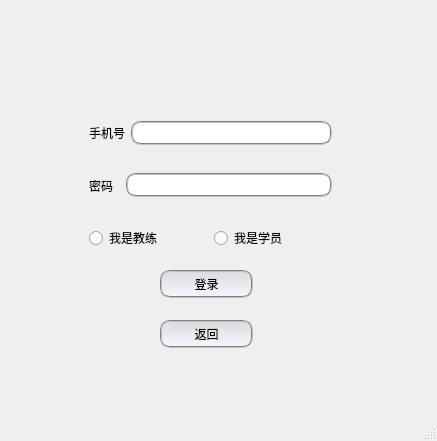
<?xml version="1.0" encoding="UTF-8"?>
<ui version="4.0">
 <class>login</class>
 <widget class="QMainWindow" name="login">
  <property name="geometry">
   <rect>
    <x>0</x>
    <y>0</y>
    <width>437</width>
    <height>441</height>
   </rect>
  </property>
  <property name="windowTitle">
   <string>MainWindow</string>
  </property>
  <property name="styleSheet">
   <string notr="true">#login{border-image: url(:/new/prefix1/20140912113059932.jpg.source.jpg);}
</string>
  </property>
  <widget class="QWidget" name="centralwidget">
   <widget class="QPushButton" name="pushButton">
    <property name="geometry">
     <rect>
      <x>160</x>
      <y>270</y>
      <width>93</width>
      <height>28</height>
     </rect>
    </property>
    <property name="styleSheet">
     <string notr="true">background-color: qlineargradient(x1: 0, y1: 0, x2: 0, y2: 1,  stop: 0 #dadbde, stop: 1 #f6f7fa);
border:2px groove gray;border-radius:10px;padding:2px 4px</string>
    </property>
    <property name="text">
     <string>登录</string>
    </property>
   </widget>
   <widget class="QPushButton" name="pushButton_2">
    <property name="geometry">
     <rect>
      <x>160</x>
      <y>320</y>
      <width>93</width>
      <height>28</height>
     </rect>
    </property>
    <property name="styleSheet">
     <string notr="true">background-color: qlineargradient(x1: 0, y1: 0, x2: 0, y2: 1,  stop: 0 #dadbde, stop: 1 #f6f7fa);
border:2px groove gray;border-radius:10px;padding:2px 4px</string>
    </property>
    <property name="text">
     <string>返回</string>
    </property>
   </widget>
   <widget class="QWidget" name="layoutWidget">
    <property name="geometry">
     <rect>
      <x>80</x>
      <y>110</y>
      <width>261</width>
      <height>151</height>
     </rect>
    </property>
    <layout class="QGridLayout" name="gridLayout">
     <item row="0" column="0">
      <widget class="QWidget" name="widget" native="true">
       <layout class="QHBoxLayout" name="horizontalLayout">
        <item>
         <widget class="QLabel" name="label">
          <property name="whatsThis">
           <string>&lt;html&gt;&lt;head/&gt;&lt;body&gt;&lt;p&gt;&lt;br/&gt;&lt;/p&gt;&lt;/body&gt;&lt;/html&gt;</string>
          </property>
          <property name="styleSheet">
           <string notr="true"/>
          </property>
          <property name="text">
           <string>手机号</string>
          </property>
         </widget>
        </item>
        <item>
         <widget class="QLineEdit" name="lineEdit">
          <property name="styleSheet">
           <string notr="true">border:2px groove gray;border-radius:10px;padding:2px 4px</string>
          </property>
         </widget>
        </item>
       </layout>
      </widget>
     </item>
     <item row="1" column="0">
      <widget class="QWidget" name="widget_2" native="true">
       <layout class="QHBoxLayout" name="horizontalLayout_2">
        <item>
         <widget class="QLabel" name="label_2">
          <property name="text">
           <string>密码  </string>
          </property>
         </widget>
        </item>
        <item>
         <widget class="QLineEdit" name="lineEdit_2">
          <property name="styleSheet">
           <string notr="true">border:2px groove gray;border-radius:10px;padding:2px 4px</string>
          </property>
          <property name="echoMode">
           <enum>QLineEdit::Password</enum>
          </property>
         </widget>
        </item>
       </layout>
      </widget>
     </item>
     <item row="2" column="0">
      <widget class="QWidget" name="widget_3" native="true">
       <layout class="QHBoxLayout" name="horizontalLayout_3">
        <item>
         <widget class="QRadioButton" name="radioButton">
          <property name="text">
           <string>我是教练</string>
          </property>
         </widget>
        </item>
        <item>
         <widget class="QRadioButton" name="radioButton_2">
          <property name="text">
           <string>我是学员</string>
          </property>
         </widget>
        </item>
       </layout>
      </widget>
     </item>
    </layout>
   </widget>
  </widget>
  <widget class="QMenuBar" name="menubar">
   <property name="geometry">
    <rect>
     <x>0</x>
     <y>0</y>
     <width>437</width>
     <height>26</height>
    </rect>
   </property>
  </widget>
  <widget class="QStatusBar" name="statusbar"/>
 </widget>
 <resources/>
 <connections/>
</ui>
